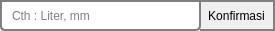
<?xml version="1.0" encoding="UTF-8"?>
<ui version="4.0">
 <class>Dialog</class>
 <widget class="QDialog" name="Dialog">
  <property name="geometry">
   <rect>
    <x>0</x>
    <y>0</y>
    <width>275</width>
    <height>31</height>
   </rect>
  </property>
  <property name="windowTitle">
   <string>Tambah Satuan Spesifikasi Barang</string>
  </property>
  <property name="windowIcon">
   <iconset resource="../data/ui/logo.qrc">
    <normaloff>:/newPrefix/logo.png</normaloff>:/newPrefix/logo.png</iconset>
  </property>
  <widget class="QLineEdit" name="nama_satuan">
   <property name="geometry">
    <rect>
     <x>0</x>
     <y>0</y>
     <width>201</width>
     <height>31</height>
    </rect>
   </property>
   <property name="maximumSize">
    <size>
     <width>201</width>
     <height>31</height>
    </size>
   </property>
   <property name="styleSheet">
    <string notr="true">border: 2px solid gray;

border-bottom-left-radius: 5px;

border-bottom-right-radius: 5px;
padding: 0 8px;
min-height: 15px ;

selection-background-color: darkgray;</string>
   </property>
   <property name="placeholderText">
    <string>Cth : Liter, mm</string>
   </property>
  </widget>
  <widget class="QPushButton" name="apply">
   <property name="geometry">
    <rect>
     <x>200</x>
     <y>0</y>
     <width>75</width>
     <height>31</height>
    </rect>
   </property>
   <property name="styleSheet">
    <string notr="true">border: 2px solid gray;
border-left : 0px;
padding: 0 8px;
min-height: 15px ;

selection-background-color: darkgray;</string>
   </property>
   <property name="text">
    <string>Konfirmasi</string>
   </property>
  </widget>
  <widget class="QLineEdit" name="id">
   <property name="geometry">
    <rect>
     <x>0</x>
     <y>0</y>
     <width>16</width>
     <height>31</height>
    </rect>
   </property>
   <property name="maximumSize">
    <size>
     <width>201</width>
     <height>31</height>
    </size>
   </property>
   <property name="styleSheet">
    <string notr="true">border: 2px solid gray;

border-bottom-left-radius: 5px;

border-bottom-right-radius: 5px;
padding: 0 8px;
min-height: 15px ;

selection-background-color: darkgray;</string>
   </property>
   <property name="placeholderText">
    <string/>
   </property>
  </widget>
  <zorder>id</zorder>
  <zorder>nama_satuan</zorder>
  <zorder>apply</zorder>
 </widget>
 <tabstops>
  <tabstop>nama_satuan</tabstop>
 </tabstops>
 <resources>
  <include location="../data/ui/logo.qrc"/>
 </resources>
 <connections/>
</ui>
